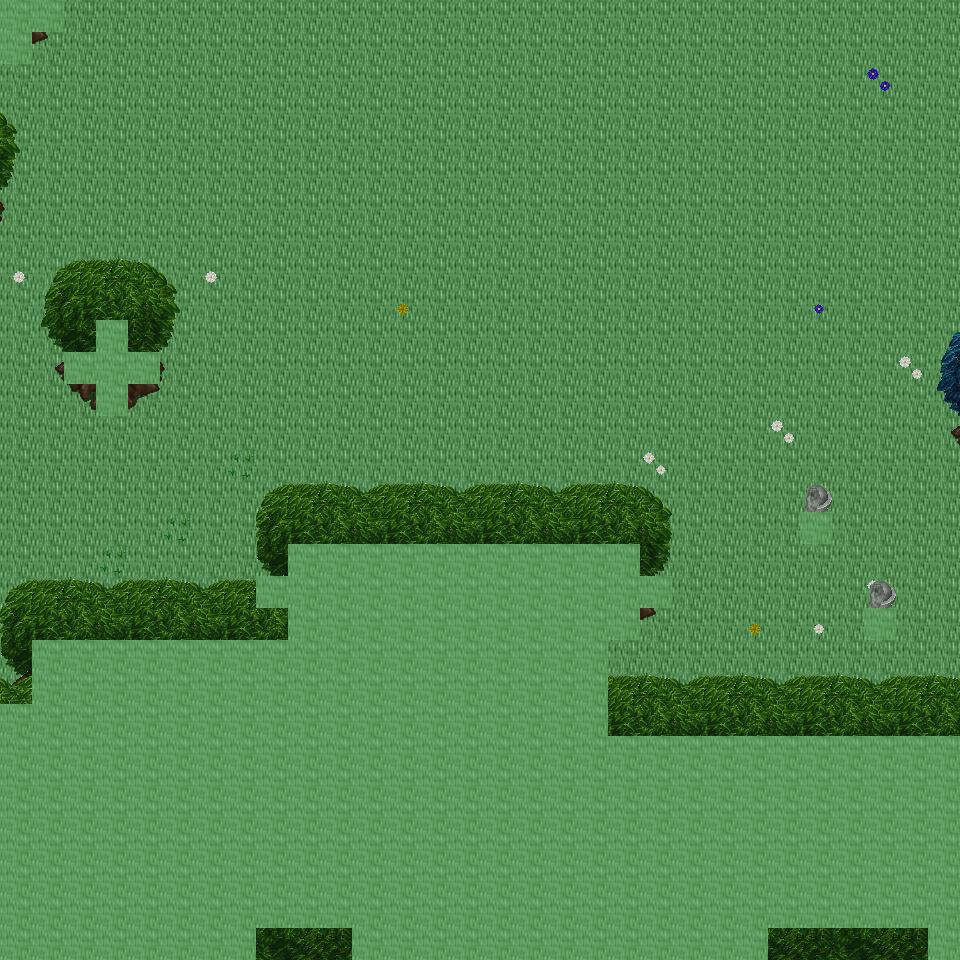

A 2D game scene composited from a Tiled map and its tileset images. What follows is a short description and the map's XML, with each tile layer's data collapsed to a summary:
An orthogonal 30x30 tile map with 32x32 px tiles, 6 tile layers (Ground, Object, Object2, Above, ...), 27 tilesets and 5 objects (5x mapExit).

<map version="1.0" orientation="orthogonal" renderorder="right-down" width="30" height="30" tilewidth="32" tileheight="32" nextobjectid="6">
  <tileset firstgid="1" name="tileset_ground_ground" tilewidth="32" tileheight="32" tilecount="33" columns="3">
    <image source="../drawable/tileset_ground_ground.png" width="96" height="352" />
  </tileset>
  <tileset firstgid="34" name="tileset_ground_grass_edges" tilewidth="32" tileheight="32" tilecount="36" columns="12">
    <image source="../drawable/tileset_ground_grass_edges.png" width="384" height="96" />
  </tileset>
  <tileset firstgid="70" name="tileset_ground_grass_corners" tilewidth="32" tileheight="32" tilecount="24" columns="6">
    <image source="../drawable/tileset_ground_grass_corners.png" width="192" height="128" />
  </tileset>
  <tileset firstgid="94" name="tileset_plant_grasses" tilewidth="32" tileheight="32" tilecount="6" columns="3">
    <image source="../drawable/tileset_plant_grasses.png" width="96" height="64" />
  </tileset>
  <tileset firstgid="100" name="tileset_plant_flower_daisy_blue" tilewidth="32" tileheight="32" tilecount="8" columns="2">
    <image source="../drawable/tileset_plant_flower_daisy_blue.png" width="64" height="128" />
  </tileset>
  <tileset firstgid="108" name="tileset_plant_flower_daisy_yellow" tilewidth="32" tileheight="32" tilecount="8" columns="2">
    <image source="../drawable/tileset_plant_flower_daisy_yellow.png" width="64" height="128" />
  </tileset>
  <tileset firstgid="116" name="tileset_plant_flower_daisy_red" tilewidth="32" tileheight="32" tilecount="8" columns="2">
    <image source="../drawable/tileset_plant_flower_daisy_red.png" width="64" height="128" />
  </tileset>
  <tileset firstgid="124" name="tileset_plant_flower_daisy_white" tilewidth="32" tileheight="32" tilecount="8" columns="2">
    <image source="../drawable/tileset_plant_flower_daisy_white.png" width="64" height="128" />
  </tileset>
  <tileset firstgid="132" name="tileset_logic_collision" tilewidth="32" tileheight="32" tilecount="1" columns="1">
    <image source="../drawable/tileset_logic_collision.png" width="32" height="32" />
  </tileset>
  <tileset firstgid="133" name="tileset_plant_tree_tree_green" tilewidth="32" tileheight="32" tilecount="88" columns="8">
    <image source="../drawable/tileset_plant_tree_tree_green.png" width="256" height="352" />
  </tileset>
  <tileset firstgid="221" name="tileset_object_tent" tilewidth="32" tileheight="32" tilecount="9" columns="3">
    <image source="../drawable/tileset_object_tent.png" width="96" height="96" />
  </tileset>
  <tileset firstgid="230" name="tileset_logic_item_herb" tilewidth="32" tileheight="32" tilecount="5" columns="5">
    <image source="../drawable/tileset_logic_item_herb.png" width="160" height="32" />
  </tileset>
  <tileset firstgid="235" name="tileset_logic_item_resources" tilewidth="32" tileheight="32" tilecount="6" columns="6">
    <image source="../drawable/tileset_logic_item_resources.png" width="192" height="32" />
  </tileset>
  <tileset firstgid="241" name="tileset_building_church" tilewidth="32" tileheight="32" tilecount="56" columns="8">
    <image source="../drawable/tileset_building_church.png" width="256" height="224" />
  </tileset>
  <tileset firstgid="297" name="tileset_logic_creature_albino_elf" tilewidth="32" tileheight="32" tilecount="5" columns="5">
    <image source="../drawable/tileset_logic_creature_albino_elf.png" width="160" height="32" />
  </tileset>
  <tileset firstgid="302" name="tileset_item_statue_broken_green_column" tilewidth="32" tileheight="32" tilecount="2" columns="1">
    <image source="../drawable/tileset_item_statue_broken_green_column.png" width="32" height="64" />
  </tileset>
  <tileset firstgid="304" name="tileset_plant_tree_spruce" tilewidth="32" tileheight="32" tilecount="6" columns="2">
    <image source="../drawable/tileset_plant_tree_spruce.png" width="64" height="96" />
  </tileset>
  <tileset firstgid="310" name="tileset_plant_tree_pine_snowy" tilewidth="32" tileheight="32" tilecount="6" columns="2">
    <image source="../drawable/tileset_plant_tree_pine_snowy.png" width="64" height="96" />
  </tileset>
  <tileset firstgid="316" name="tileset_logic_creature_ent" tilewidth="32" tileheight="32" tilecount="4" columns="4">
    <image source="../drawable/tileset_logic_creature_ent.png" width="128" height="32" />
  </tileset>
  <tileset firstgid="320" name="tileset_logic_item_mushroom" tilewidth="32" tileheight="32" tilecount="6" columns="6">
    <image source="../drawable/tileset_logic_item_mushroom.png" width="192" height="32" />
  </tileset>
  <tileset firstgid="326" name="tileset_plant_tree_tree_blue" tilewidth="32" tileheight="32" tilecount="25" columns="5">
    <image source="../drawable/tileset_plant_tree_tree_blue.png" width="160" height="160" />
  </tileset>
  <tileset firstgid="351" name="tileset_ground_pothole" tilewidth="32" tileheight="32" tilecount="4" columns="4">
    <image source="../drawable/tileset_ground_pothole.png" width="128" height="32" />
  </tileset>
  <tileset firstgid="355" name="tileset_logic_portal" tilewidth="32" tileheight="32" tilecount="24" columns="8">
    <image source="../drawable/tileset_logic_portal.png" width="256" height="96" />
  </tileset>
  <tileset firstgid="379" name="tileset_logic_creature_mythical_being" tilewidth="32" tileheight="32" tilecount="24" columns="8">
    <image source="../drawable/tileset_logic_creature_mythical_being.png" width="256" height="96" />
  </tileset>
  <tileset firstgid="403" name="tileset_furniture_light_roots_lamp" tilewidth="32" tileheight="32" tilecount="6" columns="2">
    <image source="../drawable/tileset_furniture_light_roots_lamp.png" width="64" height="96" />
  </tileset>
  <tileset firstgid="409" name="tileset_light_dim_light_7x5" tilewidth="32" tileheight="32" tilecount="35" columns="7">
    <image source="../drawable/tileset_light_dim_light_7x5.png" width="224" height="160" />
  </tileset>
  <tileset firstgid="444" name="tileset_light_light_5x5" tilewidth="32" tileheight="32" tilecount="25" columns="5">
    <image source="../drawable/tileset_light_light_5x5.png" width="160" height="160" />
  </tileset>
  <layer name="Ground" width="30" height="30">
    <data>[900 cells, 900 non-empty, 1 distinct tile ids]</data>
  </layer>
  <layer name="Object" width="30" height="30">
    <data>[900 cells, 50 non-empty, 30 distinct tile ids]</data>
  </layer>
  <layer name="Object2" width="30" height="30">
    <data>[900 cells, 0 non-empty, 0 distinct tile ids]</data>
  </layer>
  <layer name="Above" width="30" height="30">
    <data>[900 cells, 389 non-empty, 37 distinct tile ids]</data>
  </layer>
  <layer name="Above2" width="30" height="30">
    <data>[900 cells, 0 non-empty, 0 distinct tile ids]</data>
  </layer>
  <layer name="Walkable" width="30" height="30">
    <data>[900 cells, 302 non-empty, 1 distinct tile ids]</data>
  </layer>
  <objectgroup name="MapEvents">
    <object id="1" name="north" type="mapExit" x="64" y="0" width="896" height="32">
      <properties>
        <property name="map" value="level_0_x104_y130" />
        <property name="x" value="2" />
        <property name="y" value="28" />
      </properties>
    </object>
    <object id="2" name="south" type="mapExit" x="256" y="928" width="96" height="32">
      <properties>
        <property name="map" value="level_0_x104_y132" />
        <property name="x" value="8" />
        <property name="y" value="1" />
      </properties>
    </object>
    <object id="3" name="south2" type="mapExit" x="768" y="928" width="160" height="32">
      <properties>
        <property name="map" value="level_0_x104_y132" />
        <property name="x" value="24" />
        <property name="y" value="1" />
      </properties>
    </object>
    </objectgroup>
</map>
<!-- 2 of 5 objects omitted -->
